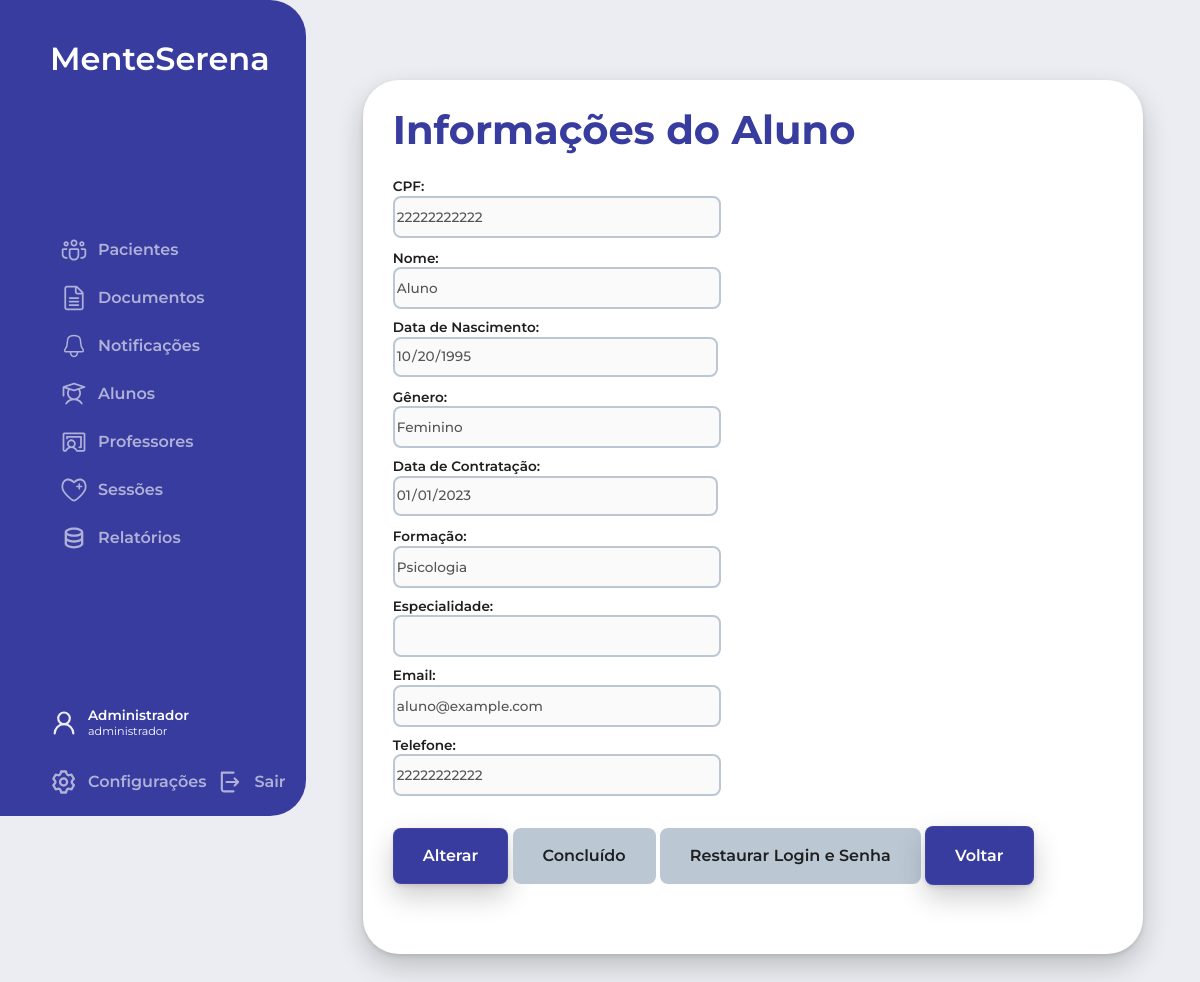
Screenshot of /php/acessarAlunos.php?id=6 (signed in) with the database file from the repository.
### tables this page shows
CREATE TABLE Usuarios (
    id_usuario INT AUTO_INCREMENT PRIMARY KEY,
    cpf VARCHAR(11) NOT NULL,
    nome VARCHAR(50) NOT NULL,
    data_nascimento DATE NOT NULL,
    genero ENUM('Masculino', 'Feminino', 'Outro') NOT NULL,
    data_contratacao DATE NOT NULL,
    formacao VARCHAR(50) NOT NULL,
    tipo_usuario ENUM('aluno', 'professor', 'administrador') NOT NULL,
    especialidade VARCHAR(20),
    email VARCHAR(50) NOT NULL,
    telefone VARCHAR(11) NOT NULL,
    login VARCHAR(20) NOT NULL,
    senha VARCHAR(255) NOT NULL,
    ativo BOOLEAN NOT NULL
);

### php/acessarAlunos.php (the view, shortened to what this page needs)
<?php
include('../config.php');
$idAluno = isset($_GET['id']) ? $_GET['id'] : '';
$queryAluno = "SELECT * FROM Usuarios WHERE id_usuario = ? AND tipo_usuario = 'aluno'";
$stmtAluno = mysqli_prepare($conn, $queryAluno);
mysqli_stmt_bind_param($stmtAluno, "i", $idAluno);
mysqli_stmt_execute($stmtAluno);
$resultAluno = mysqli_stmt_get_result($stmtAluno);
$aluno = mysqli_fetch_assoc($resultAluno);
?>
<!DOCTYPE html>
<html lang="pt-br">
<head>
  <link rel="stylesheet" href="../estilo.css">
  <link rel="stylesheet" href="../css/sidebar.css">
  <link rel="stylesheet" href="../css/mainContent.css">
</head>
<body>
  <div class="body_section">
    <?php include('sidebar.php'); ?>
    <main>
      <div class="main_title"><h2>Informações do Aluno</h2></div>
      <div class="content">
        <form class="main_form" action="acessarAlunos.php?id=<?php echo $idAluno; ?>" method="post">
          <div class="form_group">
            <div class="form_input">
              <label for="cpf">CPF:</label>
              <input type="text" name="cpf" id="cpf" value="<?php echo $aluno['cpf']; ?>" disabled>
            </div>
            <div class="form_input">
              <label for="nome">Nome:</label>
              <input type="text" name="nome" id="nome" value="<?php echo $aluno['nome']; ?>" disabled>
            </div>
            <div class="form_input">
              <label for="data_nascimento">Data de Nascimento:</label>
              <input type="date" name="data_nascimento" id="data_nascimento" value="<?php echo $aluno['data_nascimento']; ?>" disabled>
            </div>
            <div class="form_input">
              <label for="genero">Gênero:</label>
              <input type="text" name="genero" id="genero" value="<?php echo $aluno['genero']; ?>" disabled>
            </div>
            <div class="form_input">
              <label for="data_contratacao">Data de Contratação:</label>
              <input type="date" name="data_contratacao" id="data_contratacao" value="<?php echo $aluno['data_contratacao']; ?>" disabled>
            </div>
            <div class="form_input">
              <label for="formacao">Formação:</label>
              <input type="text" name="formacao" id="formacao" value="<?php echo $aluno['formacao']; ?>" disabled>
            </div>
            <div class="form_input">
              <label for="especialidade">Especialidade:</label>
              <input type="text" name="especialidade" id="especialidade" value="<?php echo $aluno['especialidade']; ?>" disabled>
            </div>
            <div class="form_input">
              <label for="email">Email:</label>
              <input type="email" name="email" id="email" value="<?php echo $aluno['email']; ?>" disabled>
            </div>
            <div class="form_input">
              <label for="telefone">Telefone:</label>
              <input type="text" name="telefone" id="telefone" value="<?php echo $aluno['telefone']; ?>" disabled>
            </div>
          </div>
          <div class="form_group full_width">
            <button type="button" id="alterarBtn" class="botao_azul text_button">Alterar</button>
            <button type="submit" id="concluidoBtn" class="botao_azul text_button" name="botao" value="Concluído" disabled>Concluído</button>
            <button type="submit" id="restaurarLoginBtn" class="botao_azul text_button" name="botao" value="Restaurar Login e Senha" disabled>Restaurar Login e Senha</button>
            <a href="mainContent.php?tipo=alunos" class="botao_azul text_button">Voltar</a>
          </div>
        </form>
      </div>
    </main>
  </div>
</body>
</html>

### estilo.css (style rules this page uses)
:root { --primary-color: #373C9E; --darker-primary-color: #2E3385; --off-white: #ECEDF2; --white: #ffffff; --black: #1e1e1e; --light-gray: #BBC8D4; --shadow: rgba(0, 0, 0, 0.2) 0px 12px 28px 0px, rgba(0, 0, 0, 0.1) 0px 2px 4px 0px, rgba(255, 255, 255, 0.05) 0px 0px 0px 1px inset; }
body { font-family: 'Montserrat', Arial, Helvetica, sans-serif; background-color: var(--off-white); font-size: 16px; margin: 0; padding: 0; }
h1, h2, h3, h4, h5, h6, p, span, .text_button, .placeholder, .small, .caption { margin: 0; }
h2 { color: var(--black); font-size: 2.5rem; font-weight: 700; line-height: 100%; }
button { font-family: 'Montserrat', Arial, Helvetica, sans-serif; }
.text_button { color: var(--black); font-size: 1rem; font-weight: 600; line-height: 100%; }
select, input, textarea { font-family: 'Montserrat', Arial, Helvetica, sans-serif; font-size: 0.85rem; font-weight: 500; line-height: 100%; }
.botao_azul { background-color: var(--primary-color); color: var(--white); padding: 20px 30px; text-decoration: none; border-radius: 8px; box-shadow: var(--shadow); transition: all 0.3s ease; cursor: pointer; border: none; }
.botao_azul:disabled { background-color: var(--light-gray); color: var(--black); cursor: not-allowed; box-shadow: none; }
.main_form { display: flex; flex-wrap: wrap; justify-content: space-between; }
.main_form select, .main_form input, .main_form textarea { font-family: 'Montserrat', Arial, Helvetica, sans-serif; max-width: 320px; width: 100%; height: 36px; border-radius: 8px; border: 2px solid var(--light-gray); }
.main_form label { font-size: 0.85rem; font-weight: 600; line-height: 100%; color: #1e1e1e; }
.main_form .form_input { display: flex; flex-direction: column; gap: 2px; margin-bottom: 12px; }
.main_form .form_group { width: 48%; margin-bottom: 20px; }
.main_form .form_group.full_width { width: 100%; }

### css/mainContent.css (style rules this page uses)
.body_section { display: flex; flex-direction: row; flex-wrap: wrap; }
.body_section main { width: 100%; max-width: 60vw; height: auto; padding: 30px; padding-bottom: 50px; margin: 80px auto 80px; background-color: var(--white); border-radius: 36px; box-shadow: var(--shadow); display: flex; flex-direction: column; }
.body_section main .main_title h2 { color: var(--primary-color); margin: 0 0 30px; }

### rows the page displays
usuarios: cpf "22222222222", nome "Aluno", data_nascimento "10/20/1995", genero "Feminino", data_contratacao "01/01/2023", formacao "Psicologia", email "aluno@example.com", telefone "22222222222"

### other values shown
$texto "Pacientes Documentos Notificações Alunos Professores Sessões Relatórios"
$_SESSION['nome_usuario'] "Administrador"
$_SESSION['UsuarioNivel'] "administrador"
